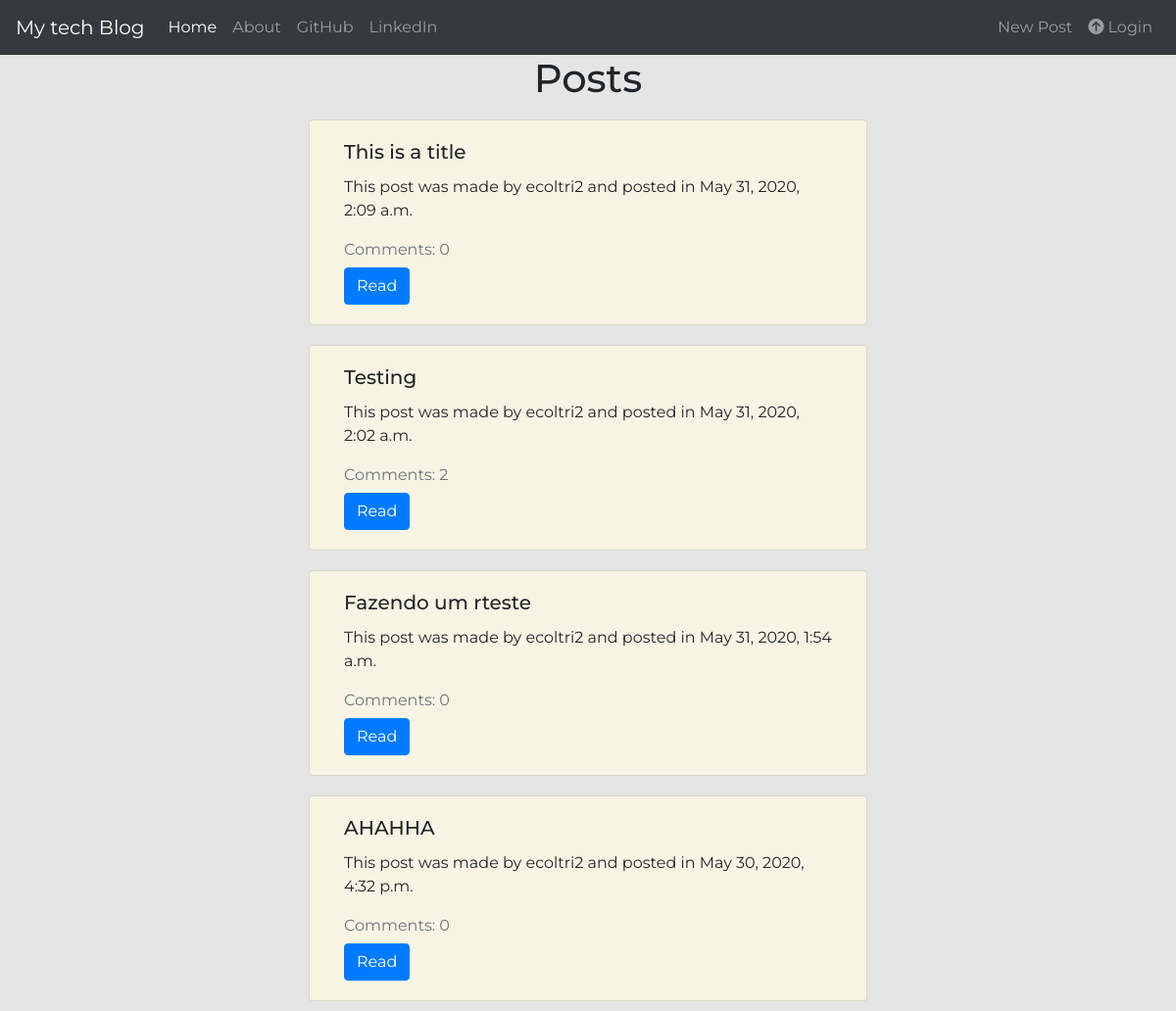
The page / on the database its author committed.
### posters/models.py (models this page shows, shortened)
class Post(models.Model):
    title = models.CharField(max_length=60,unique=True)
    author = models.ForeignKey(User,on_delete=models.CASCADE)
    published_date = models.DateTimeField(auto_now=True)
    created_date = models.DateTimeField(auto_now=True)
    body = models.TextField(max_length=3000)
    is_publicated = models.BooleanField(default=False)
    is_draft = models.BooleanField(default=True)

### posters/views.py (the view)
# urls.py: path("", views.PostListView.as_view(), name="home"),
class PostListView(ListView):
    slug_field = 'id'
    slug_url_kwarg = 'id'
    model = models.Post
    context_object_name = 'posts'
    def get_queryset(self):
        return models.Post.objects.filter(is_publicated=True).order_by('-published_date')

### posters/templates/posters/post_list.html
{%extends './base.html'%}
{%block body_block%}
<h1 class='center'>Posts</h1>
{%if posts%}
<div class="row row-container">
    {%for post in posts%}
    <div class="card col-6 egg-shell">
        <div class="card-body egg-shell">
            <h5 class="card-title">{{post.title}}</h5>
            <p class="card-text">This post was made by {{post.author}} and posted in {{post.published_date}}</p>
            <div class="text-muted">Comments: {{post.comments.all.count}}</div>
            <a href="{%url 'posters:detail' id=post.id%}" class="btn btn-primary">Read</a>
        </div>
    </div>
    {%endfor%}
</div>
{%else%}
<h2>Sorry, we are without posts!</h2>
{%endif%}
{%endblock%}

### posters/templates/posters/base.html (shortened to what this page needs)
<!DOCTYPE html>
{%load static%}
<html lang="en">
<head>
    <link rel="stylesheet" href="https://stackpath.bootstrapcdn.com/bootstrap/4.4.1/css/bootstrap.min.css"
>
    <link rel="stylesheet" href="{%static 'posters/style/style.css'%}">
</head>
<body>
    <nav id='top-nav' class="navbar navbar-expand-lg navbar-dark bg-dark">
        <a class="navbar-brand" href="{%url 'posters:home'%}">My tech Blog</a>
        <div class="collapse navbar-collapse" id="navbarSupportedContent">
            <ul class="navbar-nav mr-auto">
                <li class="nav-item active">
                    <a class="nav-link" href="{%url 'posters:home'%}">Home<span class="sr-only">(current)</span></a>
                </li>
                <li class="nav-item">
                    <a class="nav-link" href="#">About</a>
                </li>
                <li class="nav-item">
                    <a class="nav-link" target ="_blank" href="https://github.com/duccl">GitHub</a>
                </li>
                <li class="nav-item">
                    <a class="nav-link" target ="_blank" href="https://www.linkedin.com/in/eduardo-coltri-180763186/">LinkedIn</a>
                </li>
            </ul>
            <ul class="nav navbar-nav navbar-right">
                <li class="nav-item"><a href="{%url 'posters:new_post'%}" class="nav-link">New Post</a></li>
                {%if user.is_authenticated%}
                <li class="nav-item"><a href="{%url 'posters:drafts'%}" class="nav-link">Drafts</a></li>
                <li class="nav-item"><a href="{%url 'userLogin:logout'%}" class="nav-link"><i
                            class="far fa-arrow-alt-circle-right"></i> Logout</a></li>
                <li class="nav-item nav-link"><i class="far fa-user"></i> {{user.username}}</li>
                {%else%}
                <li class="nav-item"><a href="{%url 'userLogin:login'%}" class="nav-link"><i
                            class="fas fa-arrow-circle-up"></i> Login</a></li>
                {%endif%}
            </ul>
        </div>
    </nav>
    <div class="container">
        {%block body_block%}
        {%endblock%}
    </div>
</body>
</html>

### posters/static/posters/style/style.css (style rules this page uses)
body { background-color: #E5E5E5; font-family: 'Montserrat', sans-serif; }
.row-container { justify-content: center; }
nav#top-nav { position: sticky; top: 0; z-index: 1; }
.egg-shell { background-color: #F8F4E3; }
.center { text-align: center; }
.btn { margin-top: 6px; }
.card { margin: 10px; }

### rows shown on the page
Post: title "This is a title", author "ecoltri2", published_date "May 31, 2020, 2:09 a.m.", comments.all.count "0"
Post: title "Testing", author "ecoltri2", published_date "May 31, 2020, 2:02 a.m.", comments.all.count "2"
Post: title "Fazendo um rteste", author "ecoltri2", published_date "May 31, 2020, 1:54 a.m.", comments.all.count "0"
Post: title "AHAHHA", author "ecoltri2", published_date "May 30, 2020, 4:32 p.m.", comments.all.count "0"
